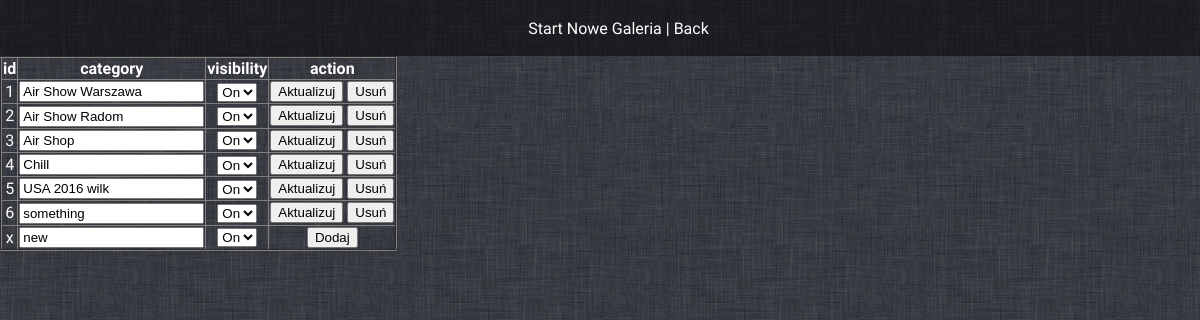
The app's page /?category with its own data.
### tables this page shows
CREATE TABLE `category` (
  `c_id` int(11) NOT NULL,
  `category` text,
  `protect` varchar(20) DEFAULT NULL,
  `password` varchar(20) DEFAULT NULL,
  `c_visibility` int(1) UNSIGNED DEFAULT NULL,
  `mod` int(2) DEFAULT NULL
);

### method/CategoryClass.php (called while the page is built, shortened)
<?php
class ShowCategory
{
	private $host='sql.bdl.pl';
	private $port='';
	private $dbname='szpadlic_air';
	private $charset='utf8';
	private $user='szpadlic_baza';
	private $pass='haslo';
	private $table;
	public function __setTable($tab_name)
    {
		$this->table = $tab_name;
	}
	public function connectDb()
    {
		$con = new PDO("mysql:host=".$this->host."; port=".$this->port."; dbname=".$this->dbname."; charset=".$this->charset,$this->user,$this->pass);
		return $con;
	}
    public function showCategoryAll()
    {
		$con=$this->connectDb();
		$q = $con->query("SELECT * FROM `".$this->table."`");
		return $q;
	}
}

### backoffice/category.html.php (the view, shortened to what this page needs)
<div class="center">
    <form name="add_cat" enctype="multipart/form-data" action="" method="POST">
        <table id="table-list" class="back-all list table" border="2">
            <tr>
                <th>
                    id
                </th>
                <th>
                    category
                </th>
                <th>
                    visibility
                </th>
                <th>
                    action
                </th>
            </tr>
            <?php $obj_ShowCategory->__setTable('category'); ?>
            <?php if ($obj_ShowCategory->showCategoryAll()) { ?>
                <?php foreach ($obj_ShowCategory->showCategoryAll() as $cat) { ?>
                    <tr name="rows_<?php echo $cat['c_id']; ?>">
                        <td>
                            <?php echo $cat['c_id']; ?>
                        </td>
                        <td>
                            <input name="category_<?php echo $cat['c_id']; ?>" type="text" value="<?php echo $cat['category']; ?>" />
                        </td>
                        <td>
                            <select name="visibility_<?php echo $cat['c_id']; ?>">
                                <option <?php if( $cat['c_visibility'] == "1" ){ ?>
                                        selected="selected"
                                    <?php } ?> value="1">On</option>
                            </select>
                        </td>
                        <td>
                            <button id="b_save_<?php echo $cat['c_id']; ?>">Aktualizuj</button>
                            <button id="b_delete_<?php echo $cat['c_id']; ?>">Usuń</button>
                        </td>
                    </tr>
                <?php } ?>
            <?php } ?>
            <tr>
                <td>
                    x
                </td>
                <td>
                    <input name="category" type="text" value="new" />
                </td>
                <td>
                    <select name="visibility">
                        <option selected="selected" value="1">On</option>
                    </select>
                </td>
                <td>
                    <input class="input_cls" type="submit" name="i_add" value="Dodaj" />
                </td>
            </tr>
        </table>
    </form>
</div>

### index.php (shortened to what this page needs)
<!DOCTYPE HTML>
<html lang="pl">
<head>
    <link rel="stylesheet" href="css/html5reset.css">
    <link rel="stylesheet" href="js/google/jquery-ui.css">
    <link rel="stylesheet" href="js/fancybox/source/jquery.fancybox.css?v=2.1.5" type="text/css" media="screen" />
    <link rel="stylesheet" href="js/fancybox/source/helpers/jquery.fancybox-buttons.css?v=1.0.5" type="text/css" media="screen" />
    <link rel="stylesheet" href="js/fancybox/source/helpers/jquery.fancybox-thumbs.css?v=1.0.7" type="text/css" media="screen" />
	<link rel="stylesheet" type="text/css" href="js/slider/style.css" />
	<link rel="stylesheet" type="text/css" href="css/view.css.php" />
    <link rel="stylesheet" type="text/css" href="css/view.css" />
</head>
<body>
<div id="top_menu_placeholder">
    <div id="top_menu">
    <?php
        include_once 'view/technics_menu.html.php';
    ?>
    </div>
</div>
<?php
if ( isset($_GET['category']) ){
    include_once 'method/CategoryClass.php';
    include 'backoffice/category.html.php';
}
?>
</body>
</html>

### view/technics_menu.html.php (shortened to what this page needs)
<div style="text-align:center;">
    <a class="menu top" href="?">Start</a>
    <a class="menu top" href="?last">Nowe</a>
    <a class="menu top" href="?galery">Galeria</a> |
    <a class="menu top" href="?back">Back</a>
</div>

### css/view.css (style rules this page uses)
html, body { font-size: 16px; }
body { background-image: url('../img/bg/IehB7.png'); background-color: #cccccc; color: #fff; font: 1em 'Ubuntu Condensed', Impact, Charcoal, sans-serif; }
a { color: inherit; }
#top_menu_placeholder { width: 100%; height: 3.5em; }
#top_menu { position: fixed; width: 100%; text-align: center; background: rgba(0, 0, 0, 0.5); z-index: 10; padding: 1.16em; }
.center { text-align:center; }
#table-list td { position: relative; #white-space: nowrap; }
input[type='text'] { #border: 0px solid #777; #height: 20px; }

### records on screen
category: c_id "1", category "Air Show Warszawa", c_visibility+c_id "On"
category: c_id "2", category "Air Show Radom", c_visibility+c_id "On"
category: c_id "3", category "Air Shop", c_visibility+c_id "On"
category: c_id "4", category "Chill", c_visibility+c_id "On"
category: c_id "5", category "USA 2016 wilk", c_visibility+c_id "On"
category: c_id "6", category "something", c_visibility+c_id "On"
